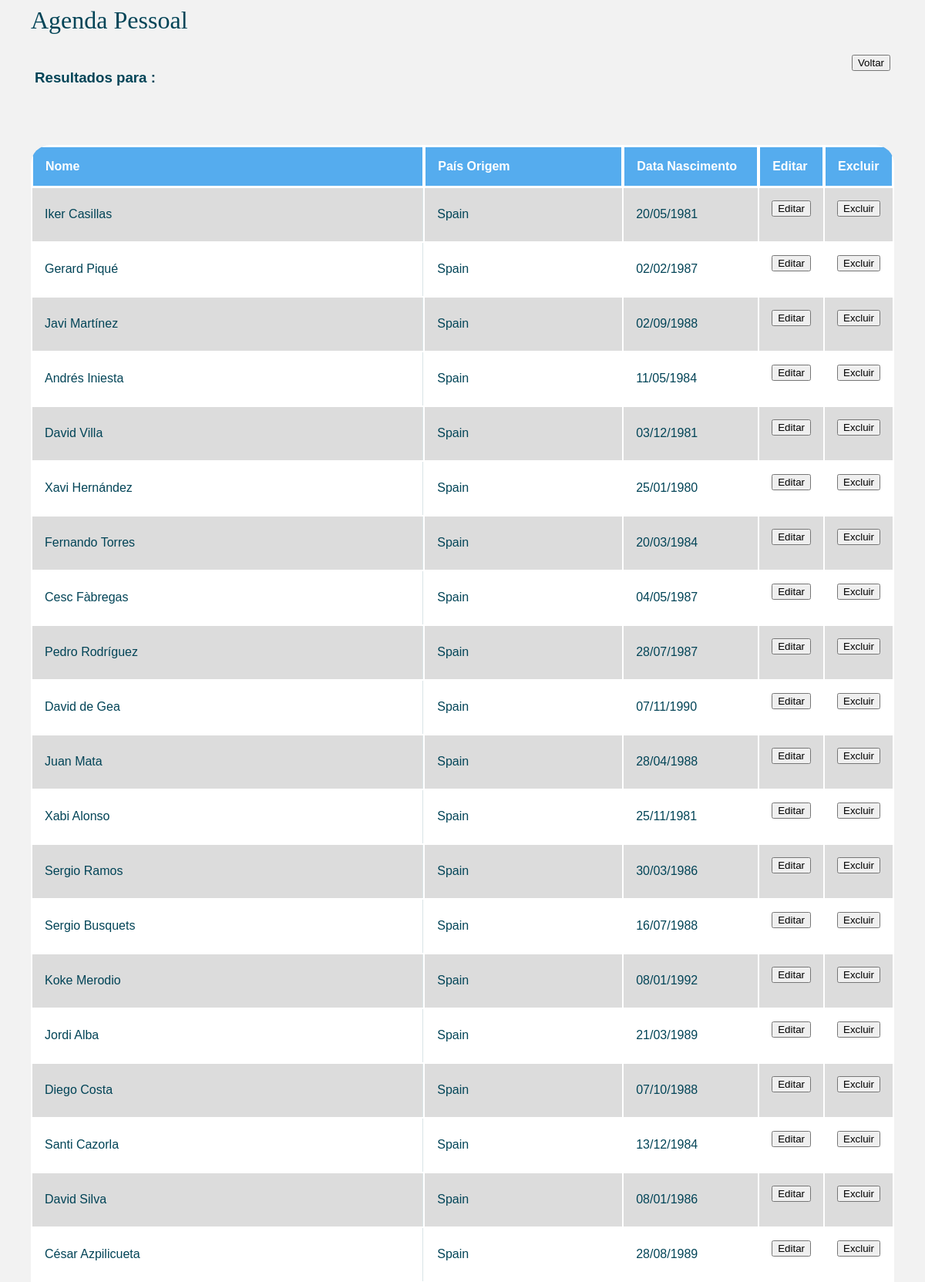
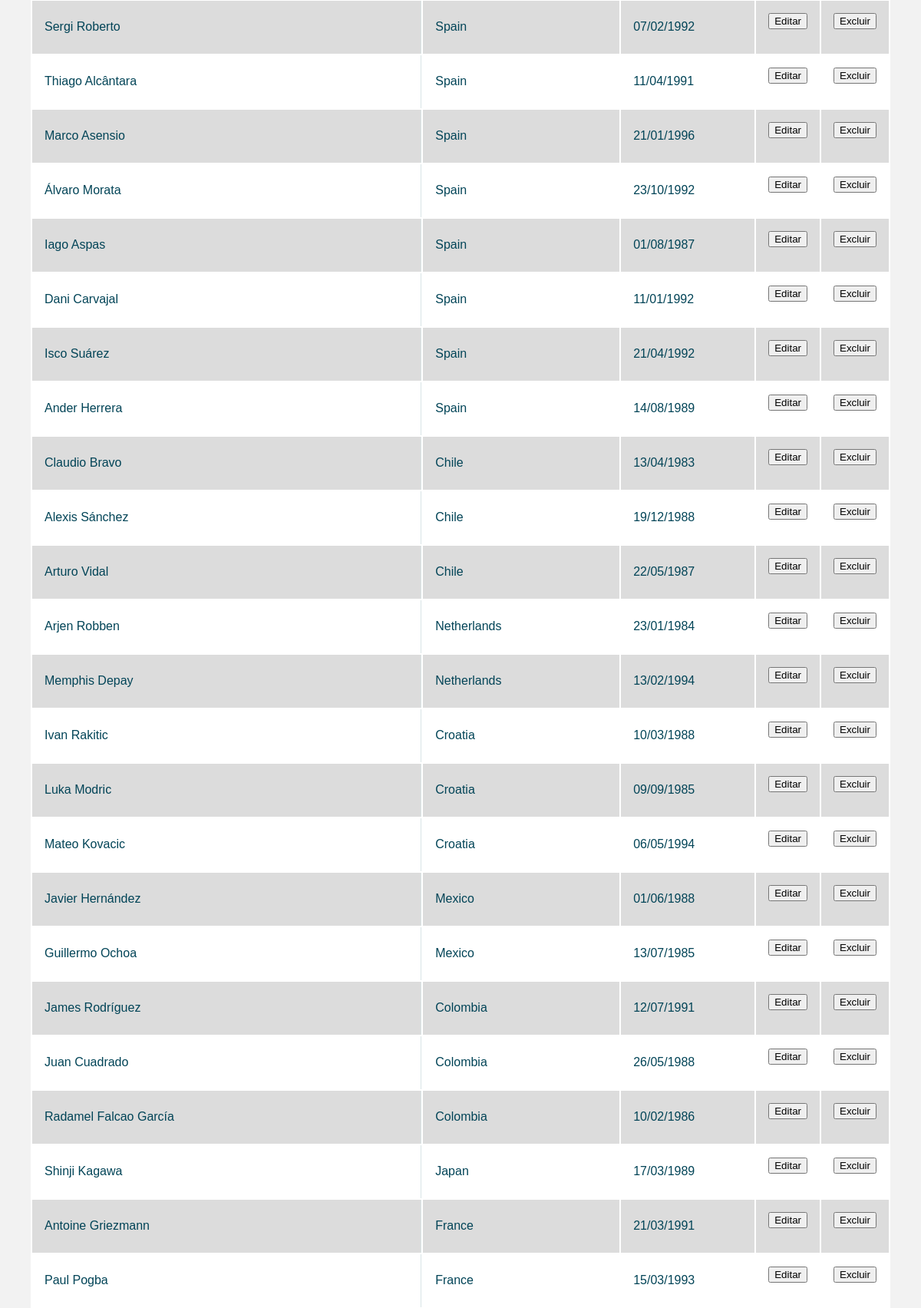
Screenshot of /CRUD_PHP/metodo/cliente/pesquisar-cliente.php (upper part) with the database file from the repository (2 pictures, top to bottom).
### tables this page shows
CREATE TABLE clientes (
	nome_completo VARCHAR(255) NOT NULL,
	pais VARCHAR(255) NOT NULL,
	data_nasc DATE NOT NULL,
	usuario_id INT NOT NULL,

	FOREIGN KEY (usuario_id) REFERENCES usuarios(usuario_id)
);

### CRUD_PHP/metodo/conectar.php (called while the page is built, shortened)
<?php
	function abrirBanco(){
		$conexao = new mysqli("localhost","root","teste123","turismo");
		return $conexao;
	}
	 function pesquisar_clientes($valor_pesquisar){
	 	$banco = abrirBanco();
	 	$sql = "SELECT * FROM clientes WHERE nome_completo LIKE '%$valor_pesquisar%'";
	 	$resultado = $banco->query($sql);
	 	while ($row = mysqli_fetch_array($resultado)) {
	 		$grupo[] = $row;
	 	}
	 	return $grupo;
	 }

### CRUD_PHP/metodo/cliente/pesquisar-cliente.php (the view, shortened to what this page needs)
<?php
  include ("../conectar.php");
  $valor_buscar = $_POST['pesquisar-cliente'];
  $grupo = pesquisar_clientes( $valor_buscar );
?>
<head>
  <h1>Agenda Pessoal<br></h1>
  <link rel="stylesheet" type="text/css" href="../../css/style2.css">
</head>
<body>
  <div>
    <div class="box">
      <h3>Resultados para <font color="0000FF"><?=$valor_buscar?></font> :</h3>
    </div>
    <div class="box" style="float: right;">
     <form name="voltar" action="../../pages/clientes.php">
        <input type="submit" value="Voltar" />
     </form>
    </div>
  </div>
  <br><br>
  <table class="responstable">
    <thead>
      <tr>
        <th width="550">Nome</th>
        <th width="250">País Origem</th>
        <th width="150">Data Nascimento</th>
        <th id="thButton">Editar</th>
        <th id="thButton">Excluir</th>
      </tr>
    </thead>
    <tbody>
      <?php
      foreach ($grupo as $clientes) { ?>
        <tr>
          <td><?=$clientes["nome_completo"]?></td>
          <td><?=$clientes["pais"]?></td>
          <td><?=formatoData($clientes["data_nasc"])?></td>
          <td>
            <form name="alterar-cliente" action="../metodo/cliente/alterar-cliente.php" method="POST">
              <input type="submit" value="Editar" name="editar" />
            </form>
          </td>
          <td>
            <form name="excluir-cliente" action="../metodo/conectar.php" method="POST">
              <input type="submit" value="Excluir" name="excluir" />
            </form>
          </td>
        </tr>
      <?php
      } ?>
    </tbody>
  </table>
  <?php
    function formatoData($data) {
      $array = explode("-", $data);
      $novaData = $array[2]."/".$array[1]."/".$array[0];
      return $novaData;
    }
  ?>
</body>
</html>

### CRUD_PHP/css/style2.css (style rules this page uses)
.responstable { margin: 1em 0; width: 100%; overflow: hidden; background: #FFF; color: #024457; border-radius: 25px; }
.responstable tr { border: 1px solid #D9E4E6; }
.responstable tr:nth-child(odd) { background-color: #DCDCDC; }
.responstable th { display: none; border: 1px solid #FFF; background-color: #55acee; color: #FFF; padding: 1em; }
.responstable th:first-child { display: table-cell; }
.responstable th:nth-child(2) { display: table-cell; }
.responstable th:nth-child(2):after { content: attr(data-th); }
#thButton { width: 5%; }
@media (min-width: 480px) { .responstable th:nth-child(2):after { display: none; } }
.responstable td { display: block; word-wrap: break-word; max-width: 7em; }
.responstable td:first-child { display: table-cell; //text-align: center; border-right: 1px solid #D9E4E6; }
.responstable th, .responstable td { text-align: left; margin: .5em 1em; }
@media (min-width: 480px) { .responstable th, .responstable td { display: table-cell; padding: 1em; } }
body { padding: 0 2em; font-family: Arial, sans-serif; color: #024457; background: #f2f2f2; }
h1 { font-family: Verdana; font-weight: normal; color: #024457; }
.box { display: inline-block; margin: 5px 5px; }

### rows the page displays
clientes: nome_completo "Iker Casillas", pais "Spain", data_nasc "20/05/1981"
clientes: nome_completo "Gerard Piqué", pais "Spain", data_nasc "02/02/1987"
clientes: nome_completo "Javi Martínez", pais "Spain", data_nasc "02/09/1988"
clientes: nome_completo "Andrés Iniesta", pais "Spain", data_nasc "11/05/1984"
clientes: nome_completo "David Villa", pais "Spain", data_nasc "03/12/1981"
clientes: nome_completo "Xavi Hernández", pais "Spain", data_nasc "25/01/1980"
clientes: nome_completo "Fernando Torres", pais "Spain", data_nasc "20/03/1984"
clientes: nome_completo "Cesc Fàbregas", pais "Spain", data_nasc "04/05/1987"
clientes: nome_completo "Pedro Rodríguez", pais "Spain", data_nasc "28/07/1987"
clientes: nome_completo "David de Gea", pais "Spain", data_nasc "07/11/1990"
clientes: nome_completo "Juan Mata", pais "Spain", data_nasc "28/04/1988"
clientes: nome_completo "Xabi Alonso", pais "Spain", data_nasc "25/11/1981"
clientes: nome_completo "Sergio Ramos", pais "Spain", data_nasc "30/03/1986"
clientes: nome_completo "Sergio Busquets", pais "Spain", data_nasc "16/07/1988"
clientes: nome_completo "Koke Merodio", pais "Spain", data_nasc "08/01/1992"
clientes: nome_completo "Jordi Alba", pais "Spain", data_nasc "21/03/1989"
clientes: nome_completo "Diego Costa", pais "Spain", data_nasc "07/10/1988"
clientes: nome_completo "Santi Cazorla", pais "Spain", data_nasc "13/12/1984"
clientes: nome_completo "David Silva", pais "Spain", data_nasc "08/01/1986"
clientes: nome_completo "César Azpilicueta", pais "Spain", data_nasc "28/08/1989"
clientes: nome_completo "Sergi Roberto", pais "Spain", data_nasc "07/02/1992"
clientes: nome_completo "Thiago Alcântara", pais "Spain", data_nasc "11/04/1991"
clientes: nome_completo "Marco Asensio", pais "Spain", data_nasc "21/01/1996"
clientes: nome_completo "Álvaro Morata", pais "Spain", data_nasc "23/10/1992"
clientes: nome_completo "Iago Aspas", pais "Spain", data_nasc "01/08/1987"
clientes: nome_completo "Dani Carvajal", pais "Spain", data_nasc "11/01/1992"
clientes: nome_completo "Isco Suárez", pais "Spain", data_nasc "21/04/1992"
clientes: nome_completo "Ander Herrera", pais "Spain", data_nasc "14/08/1989"
clientes: nome_completo "Claudio Bravo", pais "Chile", data_nasc "13/04/1983"
clientes: nome_completo "Alexis Sánchez", pais "Chile", data_nasc "19/12/1988"
clientes: nome_completo "Arturo Vidal", pais "Chile", data_nasc "22/05/1987"
clientes: nome_completo "Arjen Robben", pais "Netherlands", data_nasc "23/01/1984"
clientes: nome_completo "Memphis Depay", pais "Netherlands", data_nasc "13/02/1994"
clientes: nome_completo "Ivan Rakitic", pais "Croatia", data_nasc "10/03/1988"
clientes: nome_completo "Luka Modric", pais "Croatia", data_nasc "09/09/1985"
clientes: nome_completo "Mateo Kovacic", pais "Croatia", data_nasc "06/05/1994"
clientes: nome_completo "Javier Hernández", pais "Mexico", data_nasc "01/06/1988"
clientes: nome_completo "Guillermo Ochoa", pais "Mexico", data_nasc "13/07/1985"
clientes: nome_completo "James Rodríguez", pais "Colombia", data_nasc "12/07/1991"
clientes: nome_completo "Juan Cuadrado", pais "Colombia", data_nasc "26/05/1988"
clientes: nome_completo "Radamel Falcao García", pais "Colombia", data_nasc "10/02/1986"
clientes: nome_completo "Shinji Kagawa", pais "Japan", data_nasc "17/03/1989"
clientes: nome_completo "Antoine Griezmann", pais "France", data_nasc "21/03/1991"
clientes: nome_completo "Paul Pogba", pais "France", data_nasc "15/03/1993"
